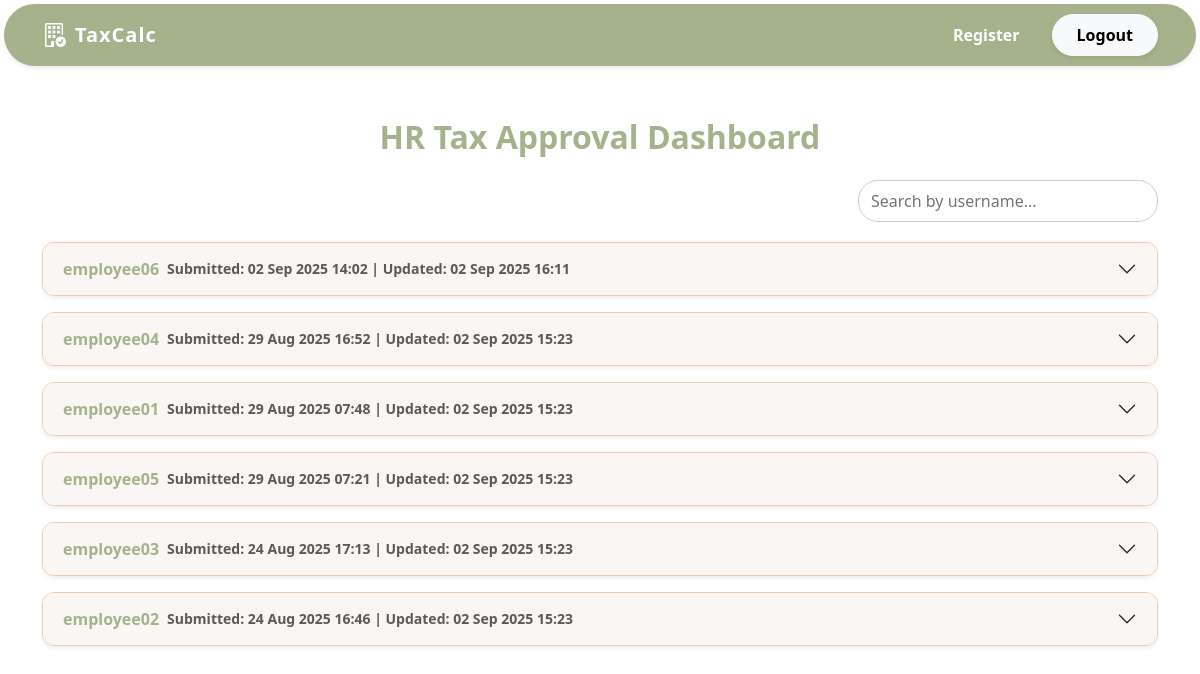
The page /hr_dashboard/ (signed in) on the database its author committed.
### Tds/models.py (models this page shows, shortened)
class EmployeeTaxData(models.Model):
    user = models.ForeignKey(User, on_delete=models.CASCADE)
    Salary = models.DecimalField(max_digits=12, decimal_places=2)
    BasicSalary = models.DecimalField(max_digits=12, decimal_places=2)
    DearnessAllowance = models.DecimalField(max_digits=12, decimal_places=2)
    Conveyance_Max = models.DecimalField(max_digits=12, decimal_places=2)
    Conveyance_Utilized = models.DecimalField(max_digits=12, decimal_places=2)
    LeaveTA_Max = models.DecimalField(max_digits=12, decimal_places=2)
    LeaveTA_Utilized = models.DecimalField(max_digits=12, decimal_places=2)
    Children_Education_Allowance_Max = models.DecimalField(max_digits=12, decimal_places=2)
    Children_Education_Allowance_Utilized = models.DecimalField(max_digits=12, decimal_places=2)
    Business_Communication_Allowance_Max = models.DecimalField(max_digits=12, decimal_places=2)
    Business_Communication_Allowance_Utilized = models.DecimalField(max_digits=12, decimal_places=2)
    Attire_Allowance_Max = models.DecimalField(max_digits=12, decimal_places=2)
    Attire_Allowance_Utilized = models.DecimalField(max_digits=12, decimal_places=2)
    Petrol_Allowance_Max = models.DecimalField(max_digits=12, decimal_places=2)
    Petrol_Allowance_Utilized = models.DecimalField(max_digits=12, decimal_places=2)
    Furniture_Allowance_Max = models.DecimalField(max_digits=12, decimal_places=2)
    Furniture_Allowance_Utilized = models.DecimalField(max_digits=12, decimal_places=2)
    Food_Coupons_Max = models.DecimalField(max_digits=12, decimal_places=2)
    Food_Coupons_Utilized = models.DecimalField(max_digits=12, decimal_places=2)
    Medical_Reimbursement_Max = models.DecimalField(max_digits=12, decimal_places=2)
    Medical_Reimbursement_Utilized = models.DecimalField(max_digits=12, decimal_places=2)
    Exempted_HRA_amount = models.DecimalField(max_digits=12, decimal_places=2)
    Section80cUtilized = models.DecimalField(max_digits=12, decimal_places=2)
    Section80ccc_Utilized = models.DecimalField(max_digits=12, decimal_places=2)
    Section80cccd_Utilized = models.DecimalField(max_digits=12, decimal_places=2)
    Section80cccd1b_Utilized = models.DecimalField(max_digits=12, decimal_places=2)
    Section80cccd2_Utilized = models.DecimalField(max_digits=12, decimal_places=2)
    Section80d_Utilized = models.DecimalField(max_digits=12, decimal_places=2)
    Section_80DDType = models.CharField(max_length=20)
    Section80d_normal_Utilized = models.DecimalField(max_digits=12, decimal_places=2)
    Section80d_severe_Utilized = models.DecimalField(max_digits=12, decimal_places=2)
    Section80ddb_Type = models.CharField(max_length=20)
    Section80ddb_other_Utilized = models.DecimalField(max_digits=12, decimal_places=2)
    Section80ddb_seniorcitizen_Utilized = models.DecimalField(max_digits=12, decimal_places=2)
    Section_80e = models.DecimalField(max_digits=12, decimal_places=2)
    Section_80ee = models.DecimalField(max_digits=12, decimal_places=2)
    Section_80eea = models.DecimalField(max_digits=12, decimal_places=2)
    Section_80eeb = models.DecimalField(max_digits=12, decimal_places=2)
    Section_80G = models.DecimalField(max_digits=12, decimal_places=2)
    Section_80GGA = models.DecimalField(max_digits=12, decimal_places=2)
    Section_80GGB = models.DecimalField(max_digits=12, decimal_places=2)
    Section_80GGC = models.DecimalField(max_digits=12, decimal_places=2)
    Section_80rrb = models.DecimalField(max_digits=12, decimal_places=2)
    Section_80qqb = models.DecimalField(max_digits=12, decimal_places=2)
    Section_80tta = models.DecimalField(max_digits=12, decimal_places=2)
    Section_80ttb = models.DecimalField(max_digits=12, decimal_places=2)
    Section_80UType = models.CharField(max_length=20)
    Section_80u_Normal = models.DecimalField(max_digits=12, decimal_places=2)
    Section_80u_severe = models.DecimalField(max_digits=12, decimal_places=2)
    tax_old = models.DecimalField(max_digits=12, decimal_places=2, default=0)
    tax_new = models.DecimalField(max_digits=12, decimal_places=2, default=0)
    created_at = models.DateTimeField(auto_now_add=True)
    updated_at = models.DateTimeField(auto_now=True)
    approved = models.BooleanField(default=False)

### Tds/views.py (the view)
# urls.py: path('hr_dashboard/', views.hr_dashboard, name='hr_dashboard'),
@login_required
def hr_dashboard(request):
    users_processed = set()
    grouped_data = []
    submissions = EmployeeTaxData.objects.select_related('user').order_by('-created_at')
    for submission in submissions:
        user = submission.user
        username = user.username
        if username in users_processed:
            continue
        users_processed.add(username)
        latest_tax = submission
        try:
            documents_obj = user.employee_documents
        except EmployeeDocument.DoesNotExist:
            documents_obj = None
        documents_dict = {}
        if documents_obj:
            for field in EmployeeDocument._meta.get_fields():
                if isinstance(field, (FileField, ImageField)):
                    file_obj = getattr(documents_obj, field.name)
                    if file_obj:
                        documents_dict[field.name] = {
                            "url": file_obj.url,
                            "name": file_obj.name.split('/')[-1]
                        }
        utilized_fields = {}
        for field in EmployeeTaxData._meta.get_fields():
            if field.name.endswith('_Utilized') or field.name in [
                'Salary', 'BasicSalary', 'DearnessAllowance', 'Exempted_HRA_amount', 'Section80cUtilized'
            ]:
                value = getattr(latest_tax, field.name, None)
                if value is not None:
                    utilized_fields[field.verbose_name if hasattr(field, 'verbose_name') else field.name] = value
        grouped_data.append({
            'employee': latest_tax,
            'utilized_fields': utilized_fields,
            'documents': documents_dict
        })
    return render(request, 'hr_dashboard.html', {'employee_data': grouped_data})

### Tds/templates/hr_dashboard.html (shortened to what this page needs)
{% extends 'base.html' %}
{% block content %}
<head>
</head>
<div class="container py-5">
    <div class="mb-4 text-center">
        <h2 style="color: var(--color2); font-weight: 800;">HR Tax Approval Dashboard</h2>
    </div>
      <div class="search-container">
            <input type="text" id="searchInput" placeholder="Search by username...">
        </div>
    {% if employee_data %}
    <div class="accordion" id="employeeAccordion">
        {% for data in employee_data %}
        <div class="accordion-item mb-3 shadow-sm employee-item" style="border-radius: 12px; border:1px solid var(--color3);">
            <h2 class="accordion-header" id="heading{{ forloop.counter }}">
                <button class="accordion-button collapsed" type="button" data-bs-toggle="collapse"
                    data-bs-target="#collapse{{ forloop.counter }}" aria-expanded="false"
                    aria-controls="collapse{{ forloop.counter }}"
                    style="background: var(--color4); color: var(--color2); font-weight: 600;">
                    <span class="username">{{ data.employee.user.username }}</span>
                   <small class="ms-2 text-muted">
    Submitted: {{ data.employee.created_at|date:"d M Y H:i" }}
    {% if data.employee.created_at != data.employee.updated_at %}
        | Updated: {{ data.employee.updated_at|date:"d M Y H:i" }}
    {% endif %}
</small>
                </button>
            </h2>
        </div>
        {% endfor %}
    </div>
    {% else %}
    <p class="text-center">No tax submissions yet.</p>
    {% endif %}
</div>
{% endblock %}

### Tds/templates/base.html (style rules this page uses)
:root { --color1: #1C352D; --color2: #A6B28B; --color3: #F5C9B0; --color4: #F9F6F3; }

### Tds/templates/hr_dashboard.html (style rules this page uses)
.accordion-item { border-radius: 12px !important; margin-bottom: 10px; overflow: hidden; }
.search-container { display: flex; justify-content: flex-end; margin-bottom: 20px; }
#searchInput { width: 300px; padding: 8px 12px; border-radius: 20px; border: 1px solid #ccc; }

### rows shown on the page
EmployeeTaxData: employee.user.username "employee06", employee.created_at "02 Sep 2025 14:02", employee.updated_at "02 Sep 2025 16:11"
EmployeeTaxData: employee.user.username "employee04", employee.created_at "29 Aug 2025 16:52", employee.updated_at "02 Sep 2025 15:23"
EmployeeTaxData: employee.user.username "employee01", employee.created_at "29 Aug 2025 07:48", employee.updated_at "02 Sep 2025 15:23"
EmployeeTaxData: employee.user.username "employee05", employee.created_at "29 Aug 2025 07:21", employee.updated_at "02 Sep 2025 15:23"
EmployeeTaxData: employee.user.username "employee03", employee.created_at "24 Aug 2025 17:13", employee.updated_at "02 Sep 2025 15:23"
EmployeeTaxData: employee.user.username "employee02", employee.created_at "24 Aug 2025 16:46", employee.updated_at "02 Sep 2025 15:23"
